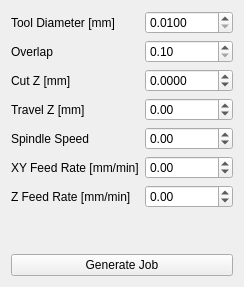
                  <widget class="QWidget" name="nc_area_top_page">
                   <layout class="QGridLayout" name="gridLayout_6">
                    <item row="1" column="0">
                     <widget class="QLabel" name="nc_top_overlap_la">
                      <property name="text">
                       <string>Overlap</string>
                      </property>
                     </widget>
                    </item>
                    <item row="2" column="0">
                     <widget class="QLabel" name="nc_top_cut_z_la">
                      <property name="text">
                       <string>Cut Z [mm]</string>
                      </property>
                     </widget>
                    </item>
                    <item row="5" column="1">
                     <widget class="QDoubleSpinBox" name="nc_top_xy_feed_rate_dsb">
                      <property name="accelerated">
                       <bool>true</bool>
                      </property>
                      <property name="decimals">
                       <number>2</number>
                      </property>
                      <property name="minimum">
                       <double>-9999.000000000000000</double>
                      </property>
                      <property name="maximum">
                       <double>9999.000000000000000</double>
                      </property>
                     </widget>
                    </item>
                    <item row="3" column="1">
                     <widget class="QDoubleSpinBox" name="nc_top_travel_z_dsb">
                      <property name="accelerated">
                       <bool>true</bool>
                      </property>
                      <property name="decimals">
                       <number>2</number>
                      </property>
                      <property name="minimum">
                       <double>-9999.000000000000000</double>
                      </property>
                      <property name="maximum">
                       <double>9999.000000000000000</double>
                      </property>
                      <property name="singleStep">
                       <double>0.010000000000000</double>
                      </property>
                     </widget>
                    </item>
                    <item row="4" column="0">
                     <widget class="QLabel" name="nc_top_spindle_speed_la">
                      <property name="text">
                       <string>Spindle Speed</string>
                      </property>
                     </widget>
                    </item>
                    <item row="0" column="0">
                     <widget class="QLabel" name="nc_top_tool_diameter_la">
                      <property name="text">
                       <string>Tool Diameter [mm]</string>
                      </property>
                     </widget>
                    </item>
                    <item row="2" column="1">
                     <widget class="QDoubleSpinBox" name="nc_top_cut_z_dsb">
                      <property name="accelerated">
                       <bool>true</bool>
                      </property>
                      <property name="decimals">
                       <number>4</number>
                      </property>
                      <property name="minimum">
                       <double>-9999.000000000000000</double>
                      </property>
                      <property name="maximum">
                       <double>9999.000000000000000</double>
                      </property>
                      <property name="singleStep">
                       <double>0.000100000000000</double>
                      </property>
                     </widget>
                    </item>
                    <item row="3" column="0">
                     <widget class="QLabel" name="nc_top_travel_z_la">
                      <property name="text">
                       <string>Travel Z [mm]</string>
                      </property>
                     </widget>
                    </item>
                    <item row="6" column="0">
                     <widget class="QLabel" name="nc_top_z_feed_rate_la">
                      <property name="text">
                       <string>Z Feed Rate [mm/min]</string>
                      </property>
                     </widget>
                    </item>
                    <item row="0" column="1">
                     <widget class="QDoubleSpinBox" name="nc_top_tool_diameter_dsb">
                      <property name="decimals">
                       <number>4</number>
                      </property>
                      <property name="minimum">
                       <double>0.010000000000000</double>
                      </property>
                      <property name="maximum">
                       <double>100.000000000000000</double>
                      </property>
                      <property name="singleStep">
                       <double>0.000100000000000</double>
                      </property>
                     </widget>
                    </item>
                    <item row="4" column="1">
                     <widget class="QDoubleSpinBox" name="nc_top_spindle_speed_dsb">
                      <property name="accelerated">
                       <bool>true</bool>
                      </property>
                      <property name="decimals">
                       <number>2</number>
                      </property>
                      <property name="minimum">
                       <double>-9999.000000000000000</double>
                      </property>
                      <property name="maximum">
                       <double>9999.000000000000000</double>
                      </property>
                     </widget>
                    </item>
                    <item row="1" column="1">
                     <widget class="QDoubleSpinBox" name="nc_top_overlap_dsb">
                      <property name="accelerated">
                       <bool>true</bool>
                      </property>
                      <property name="decimals">
                       <number>2</number>
                      </property>
                      <property name="minimum">
                       <double>0.100000000000000</double>
                      </property>
                      <property name="maximum">
                       <double>1.000000000000000</double>
                      </property>
                      <property name="singleStep">
                       <double>0.010000000000000</double>
                      </property>
                     </widget>
                    </item>
                    <item row="5" column="0">
                     <widget class="QLabel" name="nc_top_xy_feed_rate_la">
                      <property name="text">
                       <string>XY Feed Rate [mm/min]</string>
                      </property>
                     </widget>
                    </item>
                    <item row="6" column="1">
                     <widget class="QDoubleSpinBox" name="nc_top_z_feed_rate_dsb">
                      <property name="accelerated">
                       <bool>true</bool>
                      </property>
                      <property name="decimals">
                       <number>2</number>
                      </property>
                      <property name="minimum">
                       <double>-9999.000000000000000</double>
                      </property>
                      <property name="maximum">
                       <double>9999.000000000000000</double>
                      </property>
                     </widget>
                    </item>
                    <item row="7" column="0" colspan="2">
                     <spacer name="nc_top_vertical_spacer">
                      <property name="orientation">
                       <enum>Qt::Vertical</enum>
                      </property>
                      <property name="sizeHint" stdset="0">
                       <size>
                        <width>20</width>
                        <height>40</height>
                       </size>
                      </property>
                     </spacer>
                    </item>
                    <item row="8" column="0" colspan="2">
                     <widget class="QPushButton" name="nc_top_generate_pb">
                      <property name="text">
                       <string>Generate Job</string>
                      </property>
                     </widget>
                    </item>
                   </layout>
                  </widget>
